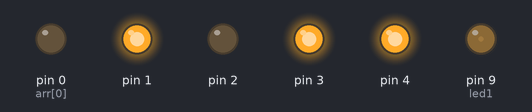
The sketch below on a simulated Arduino Uno, built with avr-gcc and run on an emulated ATmega328P. Shown: output pins drawn as LEDs (lit = HIGH).

Above: at 0.1 s.
At 4.1 s:
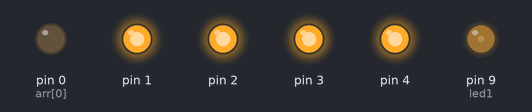
At 10.1 s:
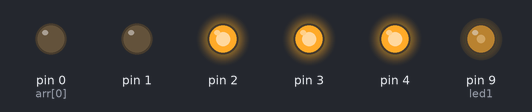
At 18.1 s:
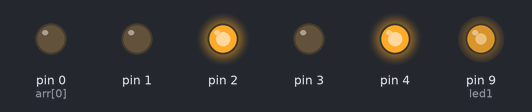
At 28.1 s:
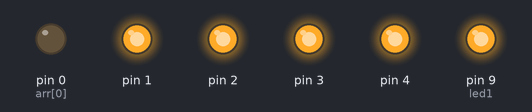
At 38.1 s:
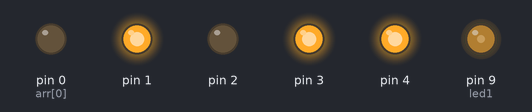
Timing chart, 0 to 39.6 s (numbered marks = the images above):
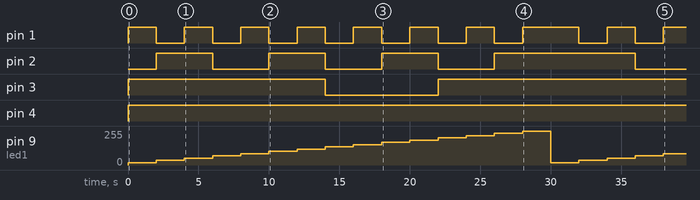

The sketch:

binaryCounter.ino
```cpp
int arr[4]={0};int led1=9;
void a()
{
  for(int i=0;i<4;i++)
  {
     arr[i]=i+1;
  }
}
void setup() {
  // put your setup code here, to run once:
for(int i=0;i<4;i++)
{
  pinMode(arr[i], OUTPUT);
}
pinMode(led1,OUTPUT);
}
void loop()
{
  a();
  setup();
  for(int i=1;i<=15;i++)
  {
    int binary[4];int num=i;int c=0;
    while(num>0)
    {
      int d=num%2;
        binary[c]=d;
      c++;
      num=num/2;
    }
    for(int j=0;j<4;j++)
    {
      if(binary[j]==0)
         digitalWrite(arr[j], LOW);
      else
         digitalWrite(arr[j], HIGH);
    }

    int brightness=i*17;
    analogWrite(led1,brightness);
    delay(2000);
  }
}
```

Measured:
- by itself, pin 1: goes 7 × (HIGH 2.0 s, LOW 2.0 s), HIGH 4.0 s, LOW 2.0 s, HIGH 2.0 s, LOW 2.0 s, then HIGH
- by itself, pin 2: goes 3 × (HIGH 4.0 s, LOW 4.0 s), HIGH 10.0 s, then LOW
- by itself, pin 3: LOW → HIGH at 0.00 s, → LOW 14.0 s later, → HIGH 8.0 s later
- by itself, pin 4: LOW → HIGH at 0.00 s
- by itself, pin 9 (led1): 0/255 → 17/255 at 0.00 s, → 34/255 2.0 s later, → 51/255 2.0 s later, → 68/255 2.0 s later, … (20 changes in this stretch)
